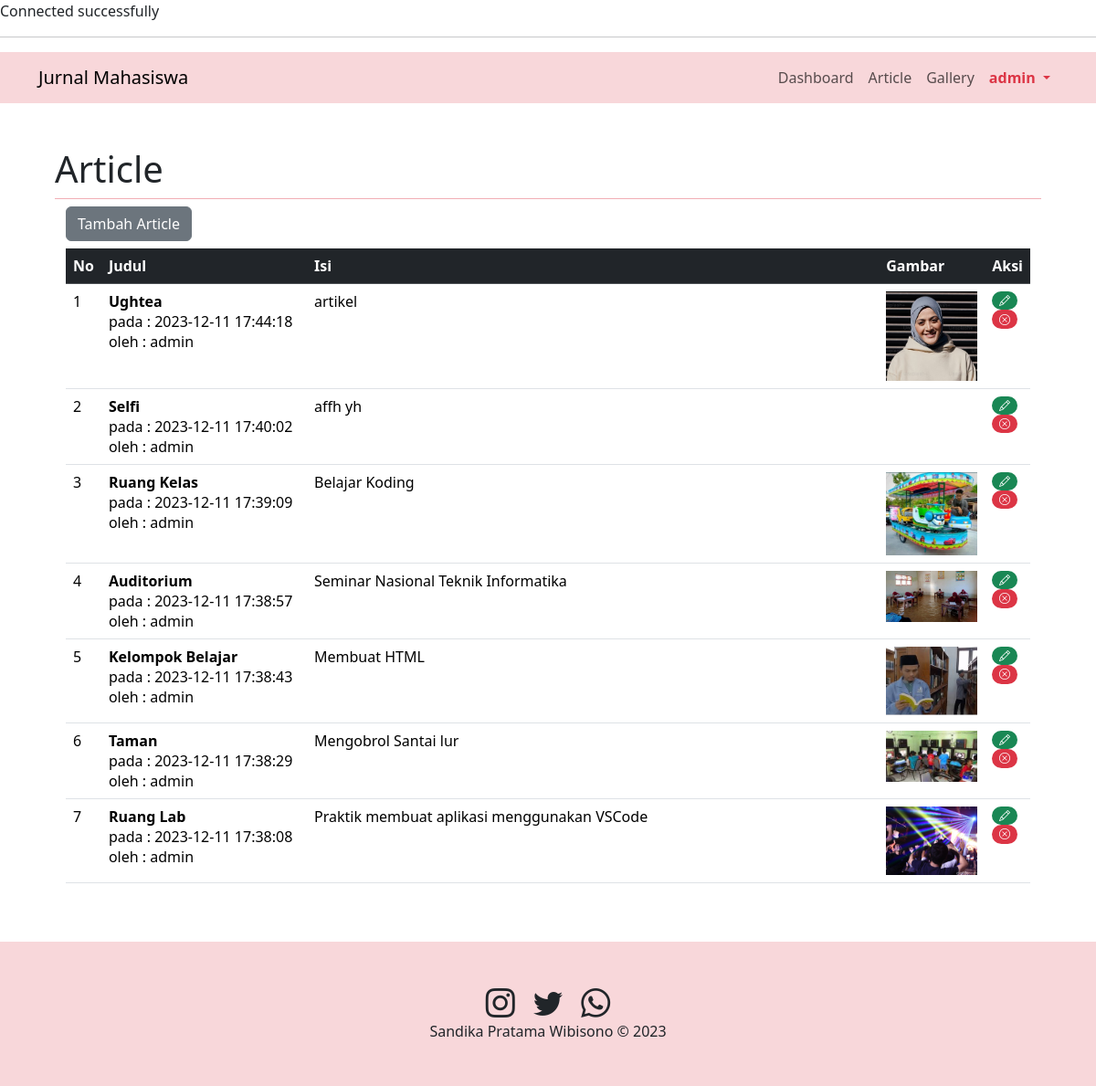
Screenshot of /admin.php?page=article (signed in) with the database file from the repository.
### tables this page shows
CREATE TABLE `article` (
  `id` int(11) NOT NULL,
  `judul` text DEFAULT NULL,
  `isi` text DEFAULT NULL,
  `gambar` text DEFAULT NULL,
  `tanggal` datetime DEFAULT NULL,
  `username` varchar(50) DEFAULT NULL
);

### article.php (the view, shortened to what this page needs)
<div class="container">
    <button type="button" class="btn btn-secondary mb-2" data-bs-toggle="modal" data-bs-target="#modalTambah">
    Tambah Article
    </button>
    <div class="row">
        <div class="table-responsive" id="article_data">
            <table class="table table-hover">
                <thead class="table-dark">
                    <tr>
                        <th>No</th>
                        <th class="w-25">Judul</th>
                        <th class="w-75">Isi</th>
                        <th class="w-25">Gambar</th>
                        <th class="w-25">Aksi</th>
                    </tr>
                </thead>
                <tbody>
                    <?php
                    $sql = "SELECT * FROM article ORDER BY tanggal DESC";
                    $hasil = $conn->query($sql);
                    $no = 1;
                    while ($row = $hasil->fetch_assoc()) {
                    ?>
                        <tr>
                            <td><?= $no++ ?></td>
                            <td>
                                <strong><?= $row["judul"] ?></strong>
                                <br>pada : <?= $row["tanggal"] ?>
                                <br>oleh : <?= $row["username"] ?>
                            </td>
                            <td><?= $row["isi"] ?></td>
                            <td>
                                <?php
                                if ($row["gambar"] != '') {
                                    if (file_exists('img/' . $row["gambar"] . '')) {
                                ?>
                                        <img src="img/<?= $row["gambar"] ?>" width="100">
                                <?php
                                    }
                                }
                                ?>
                            </td>
                            <td>
                                <a href="#" title="edit" class="badge rounded-pill text-bg-success" data-bs-toggle="modal" data-bs-target="#modalEdit<?= $row["id"] ?>"><i class="bi bi-pencil"></i></a>
                                <a href="#" title="delete" class="badge rounded-pill text-bg-danger" data-bs-toggle="modal" data-bs-target="#modalHapus<?= $row["id"] ?>"><i class="bi bi-x-circle"></i></a>
                            </td>
                        </tr>
                    <?php
                    }
                    ?>
                </tbody>
            </table>
        </div>
    </div>
</div>

### koneksi.php (shortened to what this page needs)
<?php
echo "Connected successfully<hr>";
?>

### admin.php (shortened to what this page needs)
<?php
include "koneksi.php";
if (isset($_SESSION['username'])) {
    ?>
    <!DOCTYPE html>
    <html lang="en">
    <head>
        <link
        rel="stylesheet"
        href="https://cdn.jsdelivr.net/npm/bootstrap-icons@1.11.1/font/bootstrap-icons.css"
        />
        <link
        href="https://cdn.jsdelivr.net/npm/bootstrap@5.3.2/dist/css/bootstrap.min.css"
        rel="stylesheet"
        />
    </head>
    <body>
        <nav class="navbar navbar-expand-sm bg-body-tertiary sticky-top bg-danger-subtle">
        <div class="container">
            <a class="navbar-brand" href="">Jurnal Mahasiswa</a>
            <div class="collapse navbar-collapse" id="navbarSupportedContent">
            <ul class="navbar-nav ms-auto mb-2 mb-lg-0 text-dark">
                <li class="nav-item">
                    <a class="nav-link" href="admin.php?page=dashboard">Dashboard</a>
                </li>
                <li class="nav-item">
                    <a class="nav-link" href="admin.php?page=article">Article</a>
                </li>
                <li class="nav-item">
                    <a class="nav-link" href="admin.php?page=gallery">Gallery</a>
                </li>
                <li class="nav-item dropdown">
                    <a class="nav-link dropdown-toggle text-danger fw-bold" href="#" role="button" data-bs-toggle="dropdown" aria-expanded="false">
                        <?= $_SESSION['username']?>
                    </a>
                </li>
            </ul>
            </div>
        </div>
        </nav>
        <section id="content" class="p-5">
            <div class="container">
                <?php
                if(isset($_GET['page'])){
                ?>
                    <h4 class="lead display-6 pb-2 border-bottom border-danger-subtle"><?= ucfirst($_GET['page'])?></h4>
                    <?php
                    include($_GET['page'].".php");
                }else{
                ?>
                    <h4 class="lead display-6 pb-2 border-bottom border-danger-subtle">Dashboard</h4>
                    <?php
                    include("dashboard.php");
                }
                ?>
            </div>
        </section>
        <footer class="text-center p-5 bg-danger-subtle">
        <div>
            <a href="https://www.instagram.com/udinusofficial"
            ><i class="bi bi-instagram h2 p-2 text-dark"></i
            ></a>
            <a href="https://twitter.com/udinusofficial"
            ><i class="bi bi-twitter h2 p-2 text-dark"></i
            ></a>
            <a href="https://wa.me/+62812685577"
            ><i class="bi bi-whatsapp h2 p-2 text-dark"></i
            ></a>
        </div>
        <div>Sandika Pratama Wibisono &copy; 2023</div>
        </footer>
    </body>
    </html>
    <?php
}else{
    header("location:login.php");
}
?>

### admin.php (style rules this page uses)
#content { min-height: 460px; }

### rows the page displays
article: judul "Ughtea", tanggal "2023-12-11 17:44:18", username "admin", isi "artikel", gambar (picture)
article: judul "Selfi", tanggal "2023-12-11 17:40:02", username "admin", isi "affh yh"
article: judul "Ruang Kelas", tanggal "2023-12-11 17:39:09", username "admin", isi "Belajar Koding", gambar (picture)
article: judul "Auditorium", tanggal "2023-12-11 17:38:57", username "admin", isi "Seminar Nasional Teknik Informatika", gambar (picture)
article: judul "Kelompok Belajar", tanggal "2023-12-11 17:38:43", username "admin", isi "Membuat HTML", gambar (picture)
article: judul "Taman", tanggal "2023-12-11 17:38:29", username "admin", isi "Mengobrol Santai lur", gambar (picture)
article: judul "Ruang Lab", tanggal "2023-12-11 17:38:08", username "admin", isi "Praktik membuat aplikasi menggunakan VSCode", gambar (picture)

### other values shown
$_SESSION['username'] "admin"
$_GET['page'] "Article"
